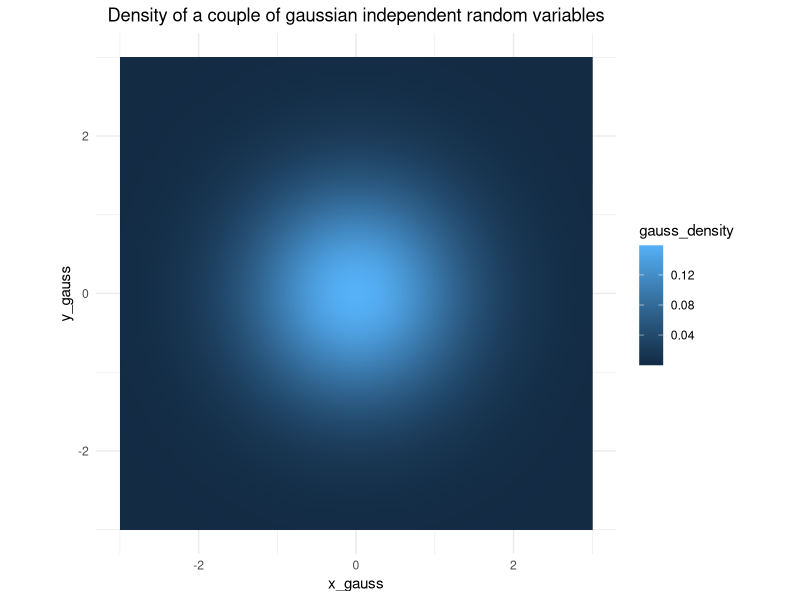
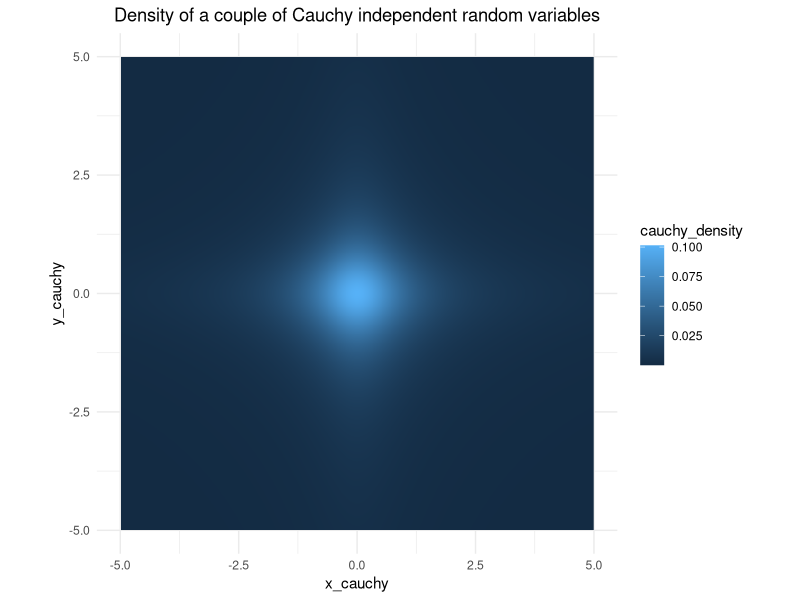
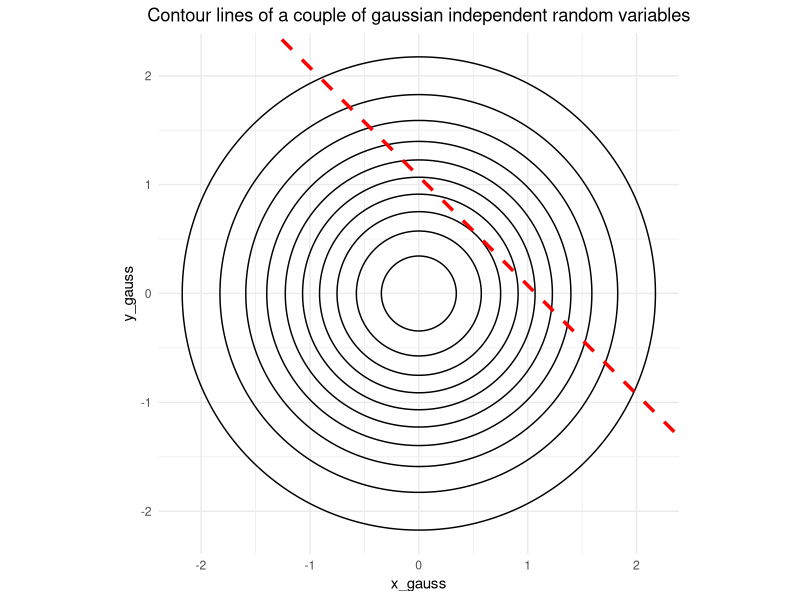
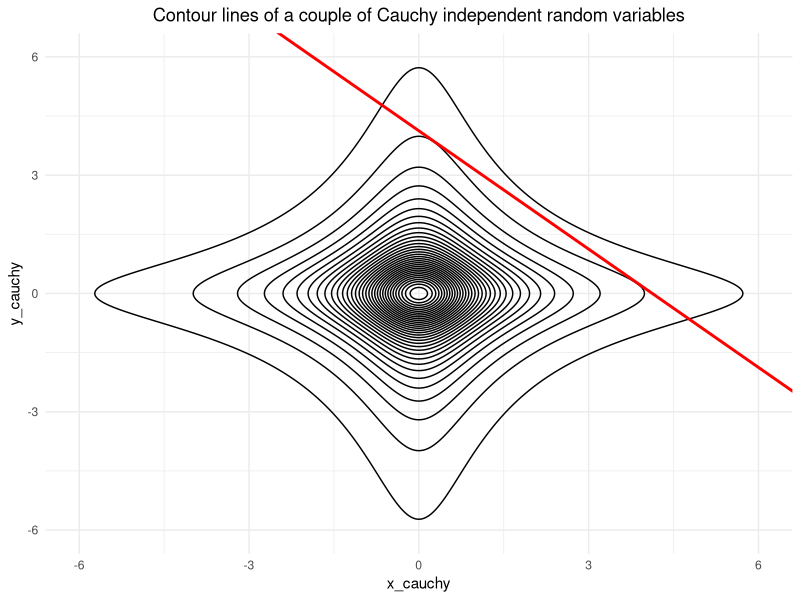

Here is the R script that generated these plots, in order:
library(dplyr)
library(tidyr)
library(ggplot2)

# Define normal and Cauchy distribution in R^2
gaussian_density <- function(x,y){
  return( exp( -0.5 * ( x^2 + y^2 ) ) / (2*pi) )
}

cauchy_density <- function(x,y){
  return( 1 / ( pi^2 * (1+x^2) * (1+y^2) ) )
}

# Compute a grid and the density of each point
x_gauss = seq(-3,3,0.01)
y_gauss = seq(-3,3,0.01)
x_cauchy = seq(-10,10,0.01)
y_cauchy = seq(-10,10,0.01)

don_gauss <- expand_grid(x_gauss, y_gauss) %>%
  mutate( gauss_density = gaussian_density(x_gauss, y_gauss))
don_cauchy <- expand_grid(x_cauchy, y_cauchy) %>%
  mutate( cauchy_density = cauchy_density(x_cauchy, y_cauchy))

# Plot density
gauss_density_plot <- ggplot( data = don_gauss ) +
  aes( x = x_gauss, y = y_gauss, z = gauss_density ) +
  geom_raster( aes( fill = gauss_density ) ) +
  coord_fixed( ratio = 1 ) +
  theme_minimal() +
  ggtitle("Density of a couple of gaussian independent random variables") +
  theme( plot.title = element_text(hjust = 0.5) )

cauchy_density_plot <- ggplot( data = don_cauchy %>% filter(abs(x_cauchy) < 5 & abs(y_cauchy) < 5) ) +
  aes( x = x_cauchy, y = y_cauchy, z = cauchy_density ) +
  geom_raster( aes( fill = cauchy_density ) ) +
  coord_fixed( ratio = 1 ) +
  theme_minimal() +
  ggtitle("Density of a couple of Cauchy independent random variables") +
  theme( plot.title = element_text(hjust = 0.5) )

# Plot contour lines
gauss_contour_plot <- ggplot( data = don_gauss ) +
  aes( x = x_gauss, y = y_gauss, z = gauss_density ) +
  geom_contour( colour = "black", binwidth = 0.015) +
  geom_abline(slope = -1, intercept = 1.075, color = 'red', size = 1.2, linetype = 'dashed') +
  coord_fixed( ratio = 1 ) +
  theme_minimal() +
  ggtitle("Contour lines of a couple of gaussian independent random variables") +
  theme( plot.title = element_text(hjust = 0.5) )

cauchy_contour_plot <- ggplot( data = don_cauchy ) +
  aes( x = x_cauchy, y = y_cauchy, z = cauchy_density ) +
  geom_contour( colour = "black", binwidth = 0.003) +
  geom_abline(slope = -1, intercept = 4.125, color = 'red', size = 1) +
  #coord_fixed( ratio = 1 ) +
  coord_cartesian(xlim = c(-6, 6), ylim = c(-6, 6)) +
  theme_minimal() +
  ggtitle("Contour lines of a couple of Cauchy independent random variables") +
  theme( plot.title = element_text(hjust = 0.5) )

print(gauss_density_plot)
print(cauchy_density_plot)
print(gauss_contour_plot)
print(cauchy_contour_plot)

# ggsave("gauss_density_plot.png", gauss_density_plot, dpi = "retina")
# ggsave("cauchy_density_plot.png", cauchy_density_plot, dpi = "retina")
# ggsave("gauss_contour_plot.png", gauss_contour_plot, dpi = "retina")
# ggsave("cauchy_contour_plot.png", cauchy_contour_plot, dpi = "retina")
